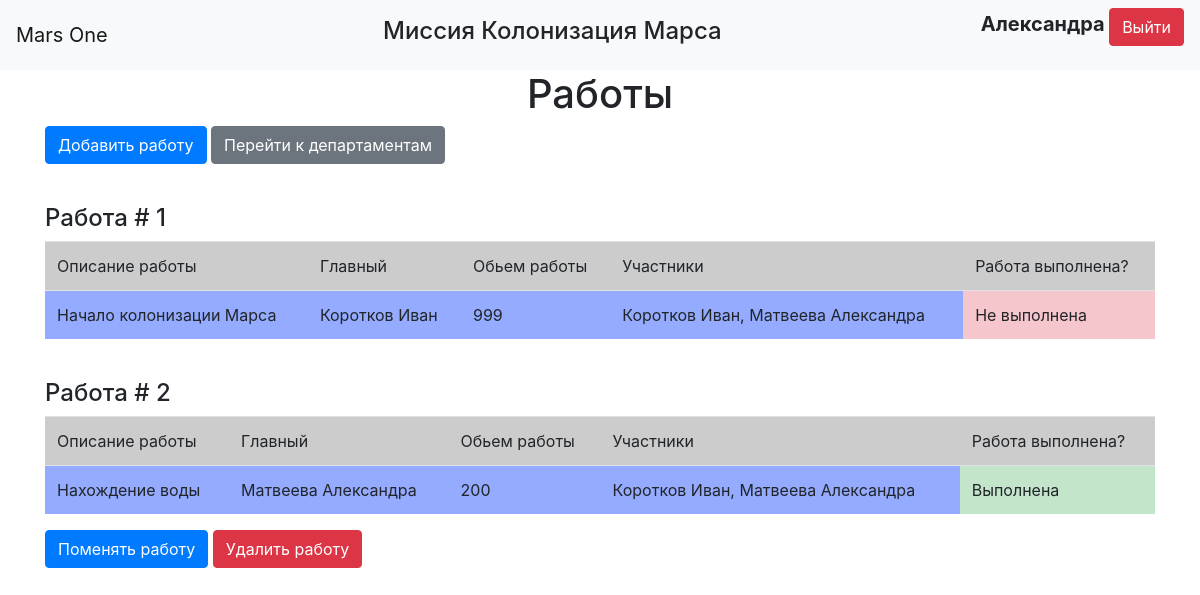
Page /jobs (signed in) on the earlier database version.
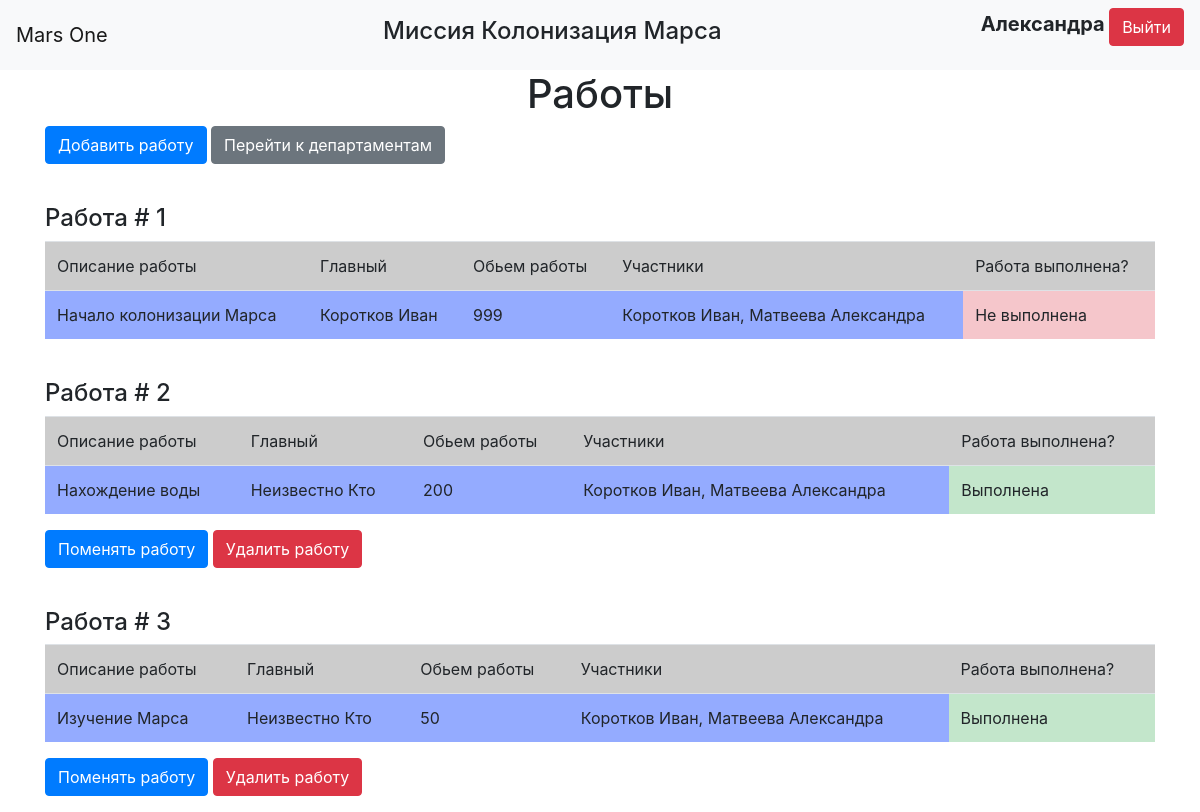
Same page on the later database version.
### data/users.py (models this page shows, shortened)
class User(SqlAlchemyBase, UserMixin, SerializerMixin):
    __tablename__ = 'users'
    id = sqlalchemy.Column(sqlalchemy.Integer,
                           primary_key=True, autoincrement=True)
    surname = sqlalchemy.Column(sqlalchemy.String, nullable=True)
    name = sqlalchemy.Column(sqlalchemy.String, nullable=True)
    age = sqlalchemy.Column(sqlalchemy.Integer, nullable=True)
    position = sqlalchemy.Column(sqlalchemy.String, nullable=True)
    speciality = sqlalchemy.Column(sqlalchemy.String, nullable=True)
    address = sqlalchemy.Column(sqlalchemy.String, nullable=True, default=f"module_{randint(0, 99)}")
    email = sqlalchemy.Column(sqlalchemy.String, unique=True, nullable=True)
    hashed_password = sqlalchemy.Column(sqlalchemy.String, nullable=True)
    modified_date = sqlalchemy.Column(sqlalchemy.DateTime, default=datetime.datetime.now)
    jobs = orm.relationship("Jobs", back_populates="user")

### data/jobs.py (models this page shows)
class Jobs(SqlAlchemyBase, SerializerMixin):
    __tablename__ = 'jobs'
    id = sqlalchemy.Column(sqlalchemy.Integer,
                           primary_key=True, autoincrement=True)
    team_leader = sqlalchemy.Column(sqlalchemy.Integer, sqlalchemy.ForeignKey("users.id"),
                                    nullable=True)
    job = sqlalchemy.Column(sqlalchemy.String, nullable=True)
    work_size = sqlalchemy.Column(sqlalchemy.Integer, nullable=True)
    collaborators = sqlalchemy.Column(sqlalchemy.String, nullable=True)
    start_date = sqlalchemy.Column(sqlalchemy.DateTime, default=datetime.datetime.now, nullable=True)
    end_date = sqlalchemy.Column(sqlalchemy.DateTime, nullable=True)
    is_finished = sqlalchemy.Column(sqlalchemy.Boolean, nullable=True)
    creator = sqlalchemy.Column(sqlalchemy.Integer)
    user = orm.relationship('User')

### main.py (the view)
@app.route("/jobs")
@login_required
def jobs():
    dbs = db_session.create_session()
    if current_user.id != 1:
        jobs = dbs.query(Jobs).filter((Jobs.collaborators.like(f'% {current_user.id}%')) |
                                      (Jobs.collaborators.like(f'%{current_user.id},%')) |
                                      (Jobs.collaborators == str(current_user.id)) |
                                      (Jobs.creator == current_user.id))
    else:
        jobs = dbs.query(Jobs)
    return render_template("jobs.html", jobs=jobs,
                           teams=[", ".join(get_users(job, dbs)) for job in jobs],
                           title="Работы")

### data/db_session.py (called while the page is built)
def create_session() -> Session:
    global __factory
    return __factory()

### main.py (called while the page is built)
@login_manager.user_loader
def load_user(user_id):
    db_sess = db_session.create_session()
    return db_sess.query(User).get(user_id)

def get_users(storage, dbs):
    users = []
    for u_id in storage.collaborators.split(", "):
        try:
            ans = dbs.query(User).filter(User.id == int(u_id)).first()
            users.append(f"{ans.surname} {ans.name}")
        except (AttributeError, ValueError):
            users.append("Неизвестно Кто")
    return users

### templates/jobs.html
{% extends "base.html" %}
{% block content %}
{% if jobs %}
    <h1 class="center">Работы</h1>
    <p>
        <a class="btn btn-primary" href="/add_job">Добавить работу</a>
        <a class="btn btn-secondary" href="/departments">Перейти к департаментам</a>
    </p>
{% else %}
    <h1 class="center">Нет работ</h1>
    <p class="center">
        <a class="btn btn-primary" href="/add_job">Добавить работу</a>
        <a class="btn btn-secondary" href="/departments">Перейти к департаментам</a>
    </p>
{% endif %}
{% for job in jobs %}
    <br>
    <h4>Работа # {{loop.index}}</h4>
    <table class="table">
        <tr bgcolor="#ccc">
            <td>Описание работы</td>
            <td>Главный</td>
            <td>Обьем работы</td>
            <td>Участники</td>
            <td>Работа выполнена?</td>
        </tr>
        <tr bgcolor="#94abff">
            <td>{{ job.job }}</td>
            <td>{% if job.user %} {{ job.user.surname }} {{job.user.name}} {% else %}Неизвестно Кто{% endif %}</td>
            <td>{{ job.work_size }}</td>
            <td>{{ teams[loop.index - 1] }}</td>
            {% if job.is_finished %}
                <td class="table-success">Выполнена</td>
            {% else %}
                <td class="table-danger">Не выполнена</td>
            {% endif %}
        </tr>
    </table>
    {% if job.user %}
        {% set tema_leader = job.user.id %}
    {% else %}
        {% set tema_leader = 1 %}
    {% endif %}
    {% if current_user.id in (1, job.creator, team_leader) %}
    <p>
        <a class="btn btn-primary" href="/change_job/{{ job.id }}" >Поменять работу</a>
        <a class="btn btn-danger" href="/delete_job/{{ job.id }}" >Удалить работу</a>
    </p>
    {% endif %}
{% endfor %}
{% endblock %}

### templates/base.html (shortened to what this page needs)
<!doctype html>
<html lang="en">
<head>
    <link rel="stylesheet"
          href="https://stackpath.bootstrapcdn.com/bootstrap/4.4.1/css/bootstrap.min.css"
>
    <link rel="stylesheet" type="text/css" href="{{ url_for('static', filename='css/style.css') }}" />
</head>
<body>
<header>
    <nav class="navbar navbar-light bg-light">
        <a class="navbar-brand">Mars One</a>
        <h4 class="center">Миссия Колонизация Марса</h4>
        {% if current_user.is_authenticated %}
            <p>
                <a class="bold">{{ current_user.name }}</a>
                <a class="btn btn-danger" href="/logout">Выйти</a>
            </p>
        {% else %}
            <p>
                <a class="btn btn-primary" href="/register">Зарегистрироваться</a>
                <a class="btn btn-success" href="/login">Войти</a>
            </p>
        {% endif %}
    </nav>
</header>
<main role="main" class="container">
    {% block content %}{% endblock %}
</main>
</body>
</html>

### static/css/style.css (style rules this page uses)
.center { text-align: center; }
.bold { font-size: 20px; font-weight: bold; }

Differences in the rows shown:
changed Jobs "Нахождение воды": user.surname "Матвеева" → (not shown); user.name "Александра" → (not shown); now shows "Неизвестно Кто"
added Jobs: job "Изучение Марса", shows "Неизвестно Кто", work_size "50", teams "Коротков Иван, Матвеева Александра", is_finished "Выполнена"
